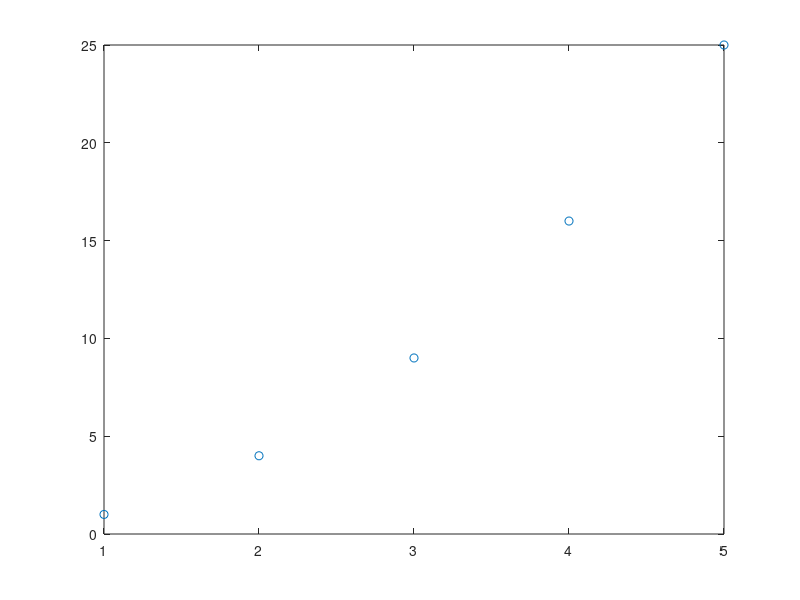

The MATLAB script that drew this image: (Note: this script raises an error after producing the figure.)
x=[1 2 3 4 5];
y=[1 4 9 16 25];
a = 2.1;

%TASK 1
plot(x,y,'o');
hold on;

%TASK 2
ansSpline = linear_spline(x, y, a);
plot(a,ansSpline,'*');
hold on;

%TASK 3
ansNewton = newton_interpolation(x,y,a);
plot(a,ansNewton,'<>');
hold on;

%TASK 4
X=[1:0.1:5]
n=size(X)(2);
for i=1:n
  Y(i)=newton_interpolation(x,y,X(i));
end
plot(X,Y)
hold on;